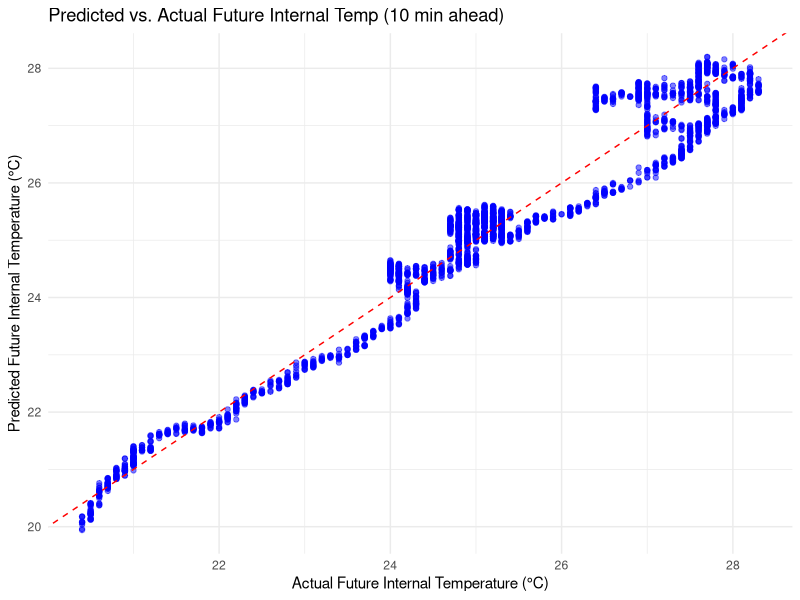
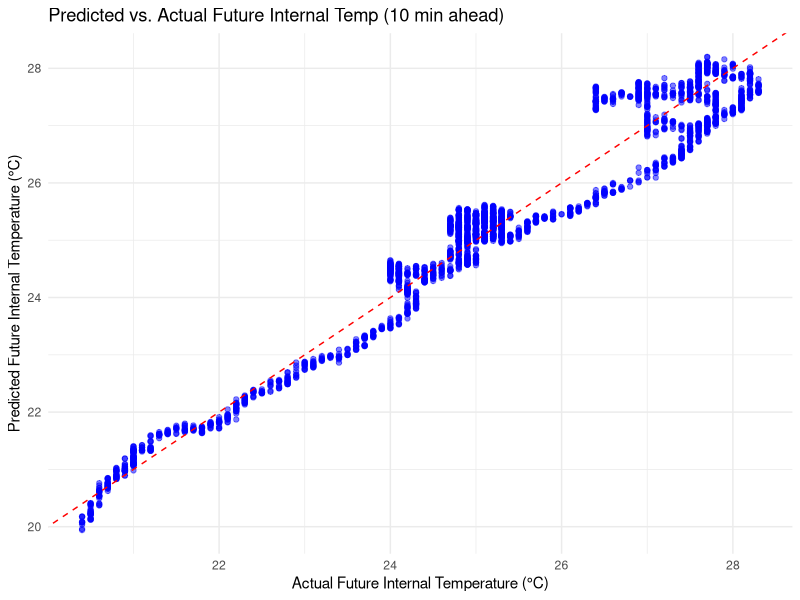

Write R code to recreate these figures, in order.
# Load required libraries
library(dplyr)      # For data manipulation
library(ggplot2)    # For plotting
library(lubridate)  # For handling timestamps
library(zoo)        # For running average (rollmean)

# Load the data
data <- read.csv("irradiancedata.csv", header = TRUE)

# Check column names to confirm they match expectations
print(colnames(data))

# Combine DATE and TIME into a timestamp (format: MM/DD/YYYY HH:MM:SS)
data <- data %>%
  mutate(Timestamp = as.POSIXct(paste(DATE, TIME), format = "%m/%d/%Y %H:%M:%S"))

# Sort by timestamp to ensure chronological order
data <- data %>% arrange(Timestamp)

# Convert columns to numeric, using correct column names with double dots
data <- data %>%
  mutate(
    `E..HUMID` = as.numeric(`E..HUMID`),
    `E..TEMP` = as.numeric(`E..TEMP`),
    `I..HUMID` = as.numeric(`I..HUMID`),
    `I..TEMP` = as.numeric(`I..TEMP`),
    `IRRAD.` = as.numeric(`IRRAD.`),
    `FAN.SPD.` = as.numeric(`FAN.SPD.`),
    `VENT..` = as.numeric(`VENT..`)
  )

# Remove rows with any NA values
data <- data %>% filter(complete.cases(.))

# Apply a 120-second running average to IRRAD.
data <- data %>%
  mutate(Smoothed_IRRAD = rollmean(`IRRAD.`, k = 120, fill = NA, align = "right"))

# Remove rows with NA in Smoothed_IRRAD (first 119 rows due to running average)
data <- data %>% filter(!is.na(Smoothed_IRRAD))

# Create the target variable: internal temperature 10 minutes ahead (600 seconds)
data <- data %>%
  mutate(Future_I_temperature = lead(`I..TEMP`, n = 600))

# Remove rows where Future_I_temperature is NA (last 600 rows)
data <- data %>% filter(!is.na(Future_I_temperature))

# Split into training (80%) and testing (20%) sets
set.seed(123)  # For reproducibility
train_index <- sample(1:nrow(data), 0.8 * nrow(data))
train_data <- data[train_index, ]
test_data <- data[-train_index, ]

# Train the linear regression model using Smoothed_IRRAD and correct column names
temp_model <- lm(Future_I_temperature ~ Smoothed_IRRAD + `FAN.SPD.` + `VENT..` + 
                   `E..TEMP` + `E..HUMID` + `I..HUMID` + `I..TEMP`, 
                 data = train_data)

# Predict on the test set
test_data$Predicted_Future_I_temperature <- predict(temp_model, newdata = test_data)

# Calculate RMSE
rmse <- sqrt(mean((test_data$Future_I_temperature - test_data$Predicted_Future_I_temperature)^2))
cat("RMSE on Test Data:", rmse, "\n")

# Plot predicted vs. actual temperatures
ggplot(test_data, aes(x = Future_I_temperature, y = Predicted_Future_I_temperature)) +
  geom_point(alpha = 0.5, color = "blue") +
  geom_abline(slope = 1, intercept = 0, color = "red", linetype = "dashed") +
  labs(title = "Predicted vs. Actual Future Internal Temp (10 min ahead)",
       x = "Actual Future Internal Temperature (°C)",
       y = "Predicted Future Internal Temperature (°C)") +
  theme_minimal()

# Save the plot
ggsave("predicted_vs_actual_temp_10min_smoothed.png", width = 8, height = 6)

# Display model summary
summary(temp_model)

# Extract coefficients for Arduino implementation
coefficients <- coef(temp_model)
cat("\nModel Coefficients for Arduino Implementation:\n")
print(coefficients)
